Frame 1 (no input): blank canvas, image omitted
Frame 60 (the mouse pressed at the canvas centre just before this capture): blank canvas, image omitted
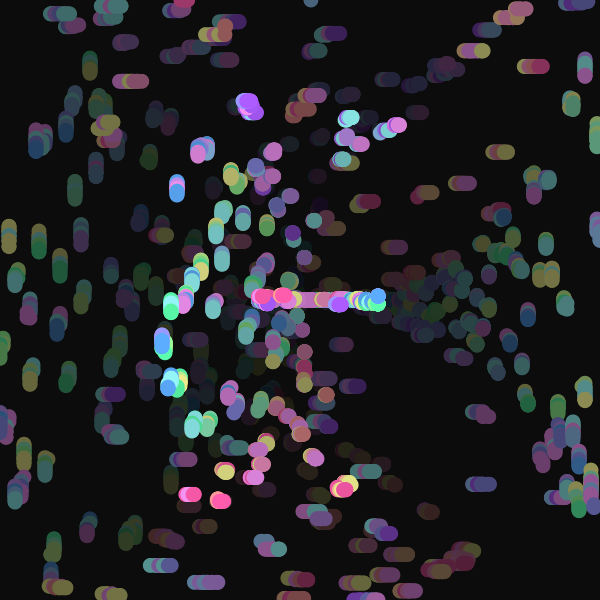
Frame 120 (the mouse held since frame 60 and released just before this capture)

The Processing sketch whose frames 1 and 60 were blank and that drew this single picture after the mouse press (run headless with seeded random() and noise(); from frame 60 on, the mouse is pressed at the canvas centre):

// Processing sketch: processing_62628
// ── processing_62628.pde

/**
 *  
 *  Streamers
 *  By Prita Priscilla Hasjim
 *  Project for ICAM 101 at UCSD
 *
 **/

float beginX = 0.0;      // Initial x-coordinate
float beginY = 0.0;      // Initial y-coordinate
float startX = 20.0;     // Initial x-coordinate
float startY = 10.0;     // Initial y-coordinate
int mouseVal = 0;        // If mouse is pressed, mouseVal > 0
int count1 = 0;          // Counter to 4
int count2 = 0;          // Counter to 4
float endX;              // Final x-coordinate
float endY;              // Final y-coordinate
float distX;             // X-axis distance to move
float distY;             // Y-axis distance to move
float x = 0.0;           // Current x-coordinate
float y = 0.0;           // Current y-coordinate
float pct1 = 0.0;        // Percentage traveled (0.0 to 1.0)
float pct2 = 0.0;        // Percentage traveled (0.0 to 1.0)
float step = 0.01;       // Size of each step along the path
float exponent = 3;      // Determines the curve
boolean over = false;    // If mouse over
boolean move = false;    // If mouse down and over
float[] values = new float[32];       // Array containing random values between 0 - 400
float[] additives = new float[16];    // Array containing random values between 0 - 12 for the additives
float[] colors = new float[21];       // Array containing values for pastel colors
int[] colorOpts = new int[9];         // Array used to determine the color options

void setup() 
{
  size(600, 600);
  noStroke();
  smooth();
  
  setColors();
  
  randomizeVals();

}

void draw() 
{  
  fill(0, 0, 0, 10); // Background color
  rect(0, 0, width, height);

  if(move == true){
    over = true;
    // De-comment this piece of code for an unintentionally cooler effect!
     randomizeVals();
  }
  
  if(over == true){
    makeStreams(mouseX, mouseY);
  }

}

/*
 * makeStreams() illustrated all the different streams
 *
 * Parameters: startX - saves the mouseX pt
 *             startY - saves the mouseY pt
 */
void makeStreams(float startX, float startY){
  for(int i = 0; i < 4; i++){
    for(int j = 0; j < 4; j++){
          float k = values[i] + additives[i + j];
          float m = values[i+4] + additives[i + j];
        
          fill(colors[colorOpts[i]-2], colors[colorOpts[i]-1], colors[colorOpts[i]]);
          overArch(startX, startY, k, height);
          underArch(startX, startY, m, 0);

      }
    }

  for(int i = 0; i < 4; i++){
    for(int j = 0; j < 4; j++){
          float n = values[i+8] + additives[i + j];
          float o = values[i+12] + additives[i + j];

        
          fill(colors[colorOpts[i]], colors[colorOpts[i]-1], colors[colorOpts[i]-2]);
          underArch(startX, startY, n, height);
          overArch(startX, startY, o, 0);

      }
    }

  for(int i = 0; i < 4; i++){
    for(int j = 0; j < 4; j++){
          float p = values[i+16] + additives[i + j];
          float q = values[i+20] + additives[i + j];

        
          fill(colors[colorOpts[i]-1], colors[colorOpts[i]], colors[colorOpts[i]-2]);
          underArch(startX, startY, 0, p);
          overArch(startX, startY, width, q);

      }
    }

  for(int i = 0; i < 4; i++){
    for(int j = 0; j < 4; j++){
          float p = values[i+24] + additives[i + j];
          float q = values[i+28] + additives[i + j];

        
          fill(colors[colorOpts[i]-1], colors[colorOpts[i]-2], colors[colorOpts[i]]);
          underArch(startX, startY, 0, p);
          overArch(startX, startY, width, q);

      }
    }

}

/*
 * setColors() sets the arrays used to make colors
 */
void setColors(){
  colors[0] = 204;
  colors[1] = 153;
  colors[2] = 255;
  
  colors[3] = 153;
  colors[4] = 153;
  colors[5] = 255;
  
  colors[6] = 153;
  colors[7] = 204;
  colors[8] = 255;
  
  colors[9] = 153;
  colors[10] = 255;
  colors[11] = 255;
  
  colors[12] = 255;
  colors[13] = 153;
  colors[14] = 255;
  
  colors[15] = 173;
  colors[16] = 92;
  colors[17] = 255;
  
  colors[18] = 255;
  colors[19] = 153;
  colors[20] = 204;
}

/*
 * randomizeVals() resets and randomizes all of the colors and coordinates
 */
void randomizeVals(){    
  
  for(int i = 0; i <= 8; i++){    
    colorOpts[i] = (int)random(1, 7) * 3 - 1;
  }
  
  for(int i = 0; i < 16; i++){
    additives[i] = random(0, 10);
  }
 
 float temp;
  
  for(int i = 0; i < 32; i = i + 4){
    temp = random(1, 600);
  
    values[i] = temp;
    values[i+1] = values[i] + 5;
    values[i+2] = values[i] + 10;
    values[i+3] = values[i] + 15;
  }

}

/*
 * mouseReleased() is used to determine if the user released his mouse click
 */
void mousePressed(){
  move = true;
  randomizeVals();

}

/*
 * mouseReleased() is used to determine if the user released his mouse click
 */
void mouseReleased(){
  move = false;
}

/*
 * overArch() is the equation for the stream when taking an exponential path
 *
 * Parameters:  float beginX - starting x-coordinate location
 *              float beginY - starting y-coordinate location
 *              float endX - ending X-coordinate location
 *              float endY - ending Y-coordinate location
 *
 */
void overArch(float beginX, float beginY, float endX, float endY){
  distX = endX - beginX;
  distY = endY - beginY;
  
  if (pct1 >= 1.0){
      x = endX;
      y = endY;
      endX = 100 + endX;
      endY = 100 + endY;
  
      distX = endX - beginX;
      distY = endY - beginY;
  
      pct1 = 0.0;
  
  }

  if(count1 <= 28){
    if (pct1 < 1.0){
      x = beginX + (pct1 * distX);
      y = beginY + (pow(pct1, exponent) * distY);
    }
    count1++;
  }
  
  else{ // if count == 24
    count1 = 0;
    pct1 += step;
  }
    ellipse(x, y, 15, 15);
}

/*
 * underArch() is the equation for the stream when taking a root path
 *
 * Parameters:  float beginX - starting x-coordinate location
 *              float beginY - starting y-coordinate location
 *              float endX - ending X-coordinate location
 *              float endY - ending Y-coordinate location
 *
 */
void underArch(float beginX, float beginY, float endX, float endY){
  distX = endX - beginX;
  distY = endY - beginY;
  
  if (pct2 >= 1.0){
      x = endX;
      y = endY;
      endX = 100 + endX;
      endY = 100 + endY;
  
      distX = endX - beginX;
      distY = endY - beginY;
      
      pct2 = 0.0;
  }
  
  if(count2 <= 24){
    if (pct2 < 1.0){
      x = beginX + (pct2 * distX);
      y = beginY + (sqrt(pct2) * distY);
    }
    count2++;
  }
  
  else{ // if count == 24
    count2 = 0;
    pct2 += step;
  }
    ellipse(x, y, 15, 15);
}
